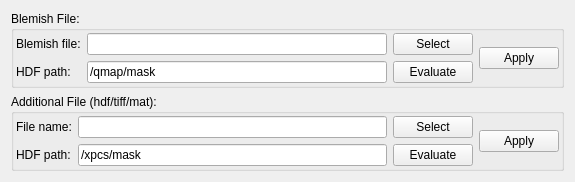
          <widget class="QWidget" name="tab_6">
           <attribute name="title">
            <string>Blemish/Files</string>
           </attribute>
           <layout class="QGridLayout" name="gridLayout_25">
            <item row="0" column="0">
             <widget class="QGroupBox" name="groupBox_7">
              <property name="title">
               <string>Blemish File:</string>
              </property>
              <layout class="QGridLayout" name="gridLayout_24">
               <property name="leftMargin">
                <number>2</number>
               </property>
               <property name="topMargin">
                <number>2</number>
               </property>
               <property name="rightMargin">
                <number>2</number>
               </property>
               <property name="bottomMargin">
                <number>2</number>
               </property>
               <item row="0" column="0">
                <layout class="QGridLayout" name="gridLayout_9">
                 <item row="0" column="0">
                  <widget class="QLabel" name="label_30">
                   <property name="sizePolicy">
                    <sizepolicy hsizetype="Fixed" vsizetype="Preferred">
                     <horstretch>0</horstretch>
                     <verstretch>0</verstretch>
                    </sizepolicy>
                   </property>
                   <property name="text">
                    <string>Blemish file:</string>
                   </property>
                  </widget>
                 </item>
                 <item row="0" column="1">
                  <widget class="QLineEdit" name="blemish_fname">
                   <property name="sizePolicy">
                    <sizepolicy hsizetype="Preferred" vsizetype="Fixed">
                     <horstretch>0</horstretch>
                     <verstretch>0</verstretch>
                    </sizepolicy>
                   </property>
                   <property name="minimumSize">
                    <size>
                     <width>300</width>
                     <height>0</height>
                    </size>
                   </property>
                  </widget>
                 </item>
                 <item row="0" column="2">
                  <widget class="QPushButton" name="btn_select_blemish">
                   <property name="sizePolicy">
                    <sizepolicy hsizetype="Minimum" vsizetype="Fixed">
                     <horstretch>0</horstretch>
                     <verstretch>0</verstretch>
                    </sizepolicy>
                   </property>
                   <property name="text">
                    <string>Select</string>
                   </property>
                  </widget>
                 </item>
                 <item row="1" column="0">
                  <widget class="QLabel" name="label_31">
                   <property name="sizePolicy">
                    <sizepolicy hsizetype="Fixed" vsizetype="Preferred">
                     <horstretch>0</horstretch>
                     <verstretch>0</verstretch>
                    </sizepolicy>
                   </property>
                   <property name="text">
                    <string>HDF path:</string>
                   </property>
                  </widget>
                 </item>
                 <item row="1" column="1">
                  <widget class="QLineEdit" name="blemish_path">
                   <property name="sizePolicy">
                    <sizepolicy hsizetype="Preferred" vsizetype="Fixed">
                     <horstretch>0</horstretch>
                     <verstretch>0</verstretch>
                    </sizepolicy>
                   </property>
                   <property name="minimumSize">
                    <size>
                     <width>300</width>
                     <height>0</height>
                    </size>
                   </property>
                   <property name="text">
                    <string>/qmap/mask</string>
                   </property>
                  </widget>
                 </item>
                 <item row="1" column="2">
                  <widget class="QPushButton" name="btn_apply_blemish">
                   <property name="sizePolicy">
                    <sizepolicy hsizetype="Fixed" vsizetype="Fixed">
                     <horstretch>0</horstretch>
                     <verstretch>0</verstretch>
                    </sizepolicy>
                   </property>
                   <property name="minimumSize">
                    <size>
                     <width>60</width>
                     <height>0</height>
                    </size>
                   </property>
                   <property name="text">
                    <string>Evaluate</string>
                   </property>
                  </widget>
                 </item>
                </layout>
               </item>
               <item row="0" column="1">
                <widget class="QPushButton" name="btn_mask_blemish_apply">
                 <property name="sizePolicy">
                  <sizepolicy hsizetype="Fixed" vsizetype="Fixed">
                   <horstretch>0</horstretch>
                   <verstretch>0</verstretch>
                  </sizepolicy>
                 </property>
                 <property name="maximumSize">
                  <size>
                   <width>80</width>
                   <height>16777215</height>
                  </size>
                 </property>
                 <property name="text">
                  <string>Apply</string>
                 </property>
                </widget>
               </item>
              </layout>
             </widget>
            </item>
            <item row="1" column="0">
             <widget class="QGroupBox" name="groupBox_8">
              <property name="title">
               <string>Additional File (hdf/tiff/mat):</string>
              </property>
              <layout class="QGridLayout" name="gridLayout_17">
               <property name="leftMargin">
                <number>2</number>
               </property>
               <property name="topMargin">
                <number>2</number>
               </property>
               <property name="rightMargin">
                <number>2</number>
               </property>
               <property name="bottomMargin">
                <number>2</number>
               </property>
               <item row="1" column="0">
                <layout class="QGridLayout" name="gridLayout_12">
                 <item row="0" column="0">
                  <widget class="QLabel" name="label_18">
                   <property name="sizePolicy">
                    <sizepolicy hsizetype="Fixed" vsizetype="Preferred">
                     <horstretch>0</horstretch>
                     <verstretch>0</verstretch>
                    </sizepolicy>
                   </property>
                   <property name="text">
                    <string>File name:</string>
                   </property>
                  </widget>
                 </item>
                 <item row="0" column="1">
                  <widget class="QLineEdit" name="maskfile_fname">
                   <property name="sizePolicy">
                    <sizepolicy hsizetype="Preferred" vsizetype="Fixed">
                     <horstretch>0</horstretch>
                     <verstretch>0</verstretch>
                    </sizepolicy>
                   </property>
                   <property name="minimumSize">
                    <size>
                     <width>300</width>
                     <height>0</height>
                    </size>
                   </property>
                   <property name="text">
                    <string/>
                   </property>
                  </widget>
                 </item>
                 <item row="0" column="2">
                  <widget class="QPushButton" name="btn_select_maskfile">
                   <property name="sizePolicy">
                    <sizepolicy hsizetype="Minimum" vsizetype="Fixed">
                     <horstretch>0</horstretch>
                     <verstretch>0</verstretch>
                    </sizepolicy>
                   </property>
                   <property name="text">
                    <string>Select</string>
                   </property>
                  </widget>
                 </item>
                 <item row="1" column="0">
                  <widget class="QLabel" name="label_32">
                   <property name="sizePolicy">
                    <sizepolicy hsizetype="Minimum" vsizetype="Preferred">
                     <horstretch>0</horstretch>
                     <verstretch>0</verstretch>
                    </sizepolicy>
                   </property>
                   <property name="text">
                    <string>HDF path:</string>
                   </property>
                  </widget>
                 </item>
                 <item row="1" column="1">
                  <widget class="QLineEdit" name="maskfile_path">
                   <property name="sizePolicy">
                    <sizepolicy hsizetype="Preferred" vsizetype="Fixed">
                     <horstretch>0</horstretch>
                     <verstretch>0</verstretch>
                    </sizepolicy>
                   </property>
                   <property name="minimumSize">
                    <size>
                     <width>300</width>
                     <height>0</height>
                    </size>
                   </property>
                   <property name="text">
                    <string>/xpcs/mask</string>
                   </property>
                  </widget>
                 </item>
                 <item row="1" column="2">
                  <widget class="QPushButton" name="btn_apply_maskfile">
                   <property name="sizePolicy">
                    <sizepolicy hsizetype="Fixed" vsizetype="Fixed">
                     <horstretch>0</horstretch>
                     <verstretch>0</verstretch>
                    </sizepolicy>
                   </property>
                   <property name="minimumSize">
                    <size>
                     <width>60</width>
                     <height>0</height>
                    </size>
                   </property>
                   <property name="text">
                    <string>Evaluate</string>
                   </property>
                  </widget>
                 </item>
                </layout>
               </item>
               <item row="1" column="1">
                <widget class="QPushButton" name="btn_mask_file_apply">
                 <property name="sizePolicy">
                  <sizepolicy hsizetype="Fixed" vsizetype="Fixed">
                   <horstretch>0</horstretch>
                   <verstretch>0</verstretch>
                  </sizepolicy>
                 </property>
                 <property name="maximumSize">
                  <size>
                   <width>80</width>
                   <height>16777215</height>
                  </size>
                 </property>
                 <property name="text">
                  <string>Apply</string>
                 </property>
                </widget>
               </item>
              </layout>
             </widget>
            </item>
           </layout>
          </widget>
